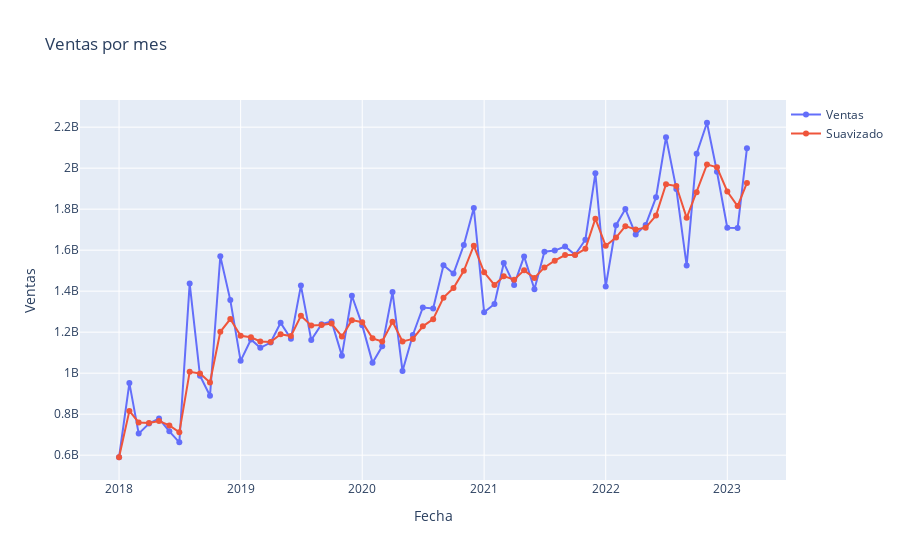

The notebook cell this image was saved under:
### Code cell
# Visualizar la serie original y suavizada
x = ventas_cluster["Fecha"]
y1 = ventas_cluster["Ventas"]
y2 = ventas_cluster["Suavizado"]
trace1 = go.Scatter(x= x, y= y1, mode= "lines+markers", name= "Ventas")
trace2 = go.Scatter(x= x, y= y2, mode= "lines+markers", name= "Suavizado")

layout = go.Layout(
        title='Ventas por mes',
        xaxis=dict(title='Fecha'),
        yaxis=dict(title='Ventas'),
        legend=dict(x=1, y=1)
        )
fig = go.Figure()
fig.add_trace(trace1)
fig.add_trace(trace2)
fig.update_layout(layout)
fig.show()
